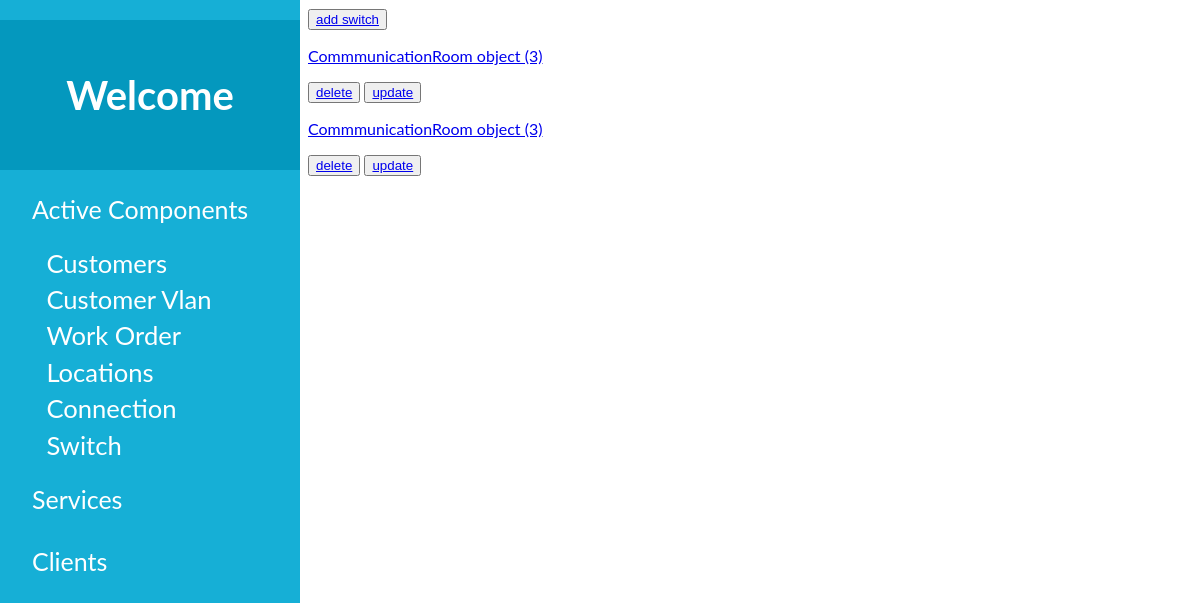
/devices/switch, run on an earlier commit of the app's database.
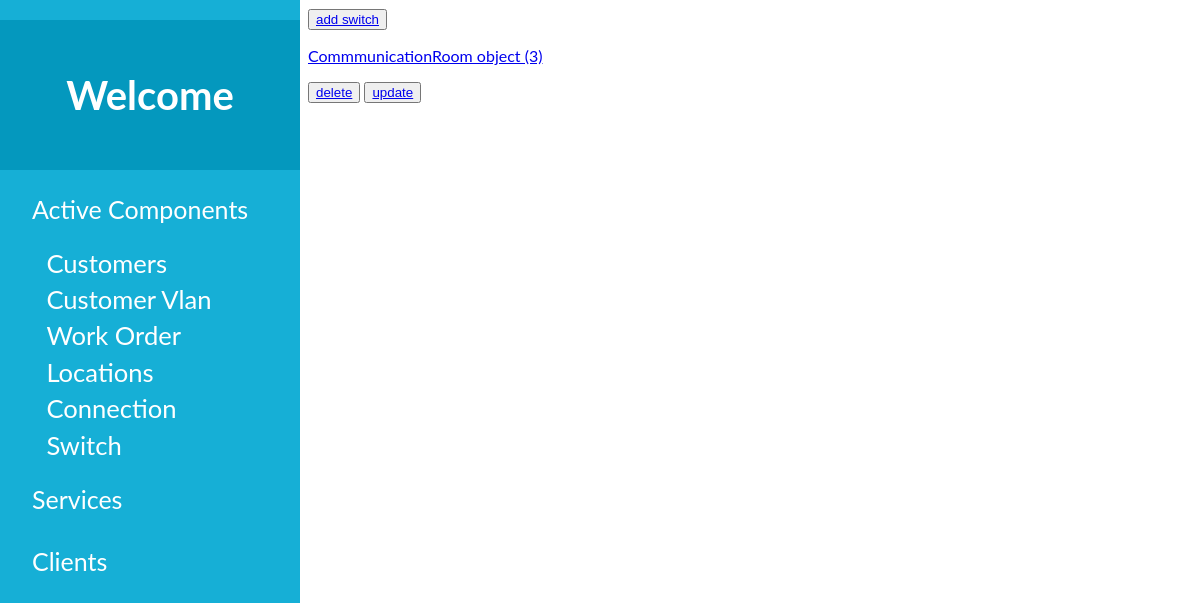
And on a later commit of the database.
### sitadevices/models.py (models this page shows)
class Switch(models.Model):
    comms_room = models.ForeignKey(CommmunicationRoom, on_delete=models.CASCADE)

class CommmunicationRoom(models.Model):
    building_code = models.ForeignKey(Building, on_delete=models.CASCADE)
    commroomname = models.CharField(max_length=255)

### sitadevices/views.py (the view)
# urls.py: path('switch', Switchs, name="switchlist"),
def Switchs(request):
    switch = Switch.objects.all()
    dic = {
        'switch': switch,
    }
    return render(request, 'admin/switch/switch.html', {'dic': dic})

### sitadevices/templates/admin/switch/switch.html
{% extends '../base1.html' %}
{% block content %}
<button> <a href="{%url 'device:switchinp' %}">add switch</a></button>
{% for switch in dic.switch %}
    <a href="{%url 'device:switchind' switch.id%}">
        <p>{{switch.comms_room}}</p>
    </a>
    <button><a href="{%url 'device:switchdel' switch.id%}">delete</a></button>
    <button><a href="{%url 'device:switchupd' switch.id%}">update</a></button>
{% endfor %}
{% endblock  %}

What changed in the data, as far as the page shows it:
removed Switch: comms_room "CommmunicationRoom object (3)"
